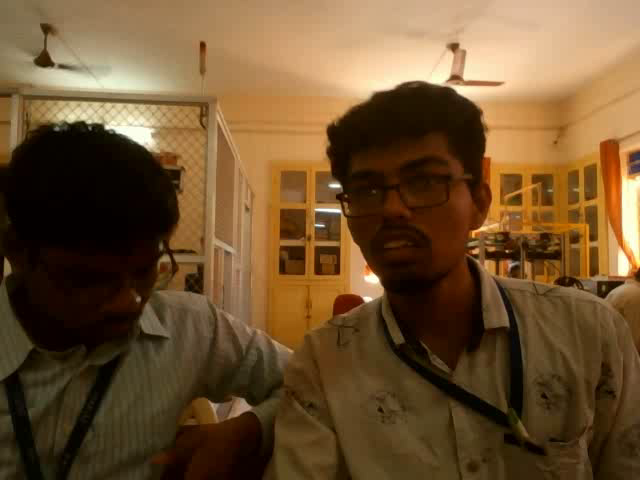
#> input picture frame 0 of image processing/main code/project.avi, 640 x 480 px, given in place of the camera
$ python IP2.py
#> lines starting #> are read from the running program, lines starting #| are printed output that depends on the picture; after the words box and inside, x2 and y2 are one past the last pixel; in counts of white or black regions, pixels touching at a corner belong together
# In this python file the frame get read and saved in the video form.

# importing libraries
import numpy as np
import cv2 as cv
import math

# Create a VideoCapture object and read from input file
cap = cv.VideoCapture(0)
fourcc=cv.VideoWriter_fourcc(*'DIVX')
out = cv.VideoWriter('project.avi', fourcc, 1, (640, 480))

# Check if camera opened successfully
if (cap.isOpened()== False):
	print("Error opening video file")

# input parameters

# rectangle
Length_rectangle=203 # length
width_rectangle=293  # width
rectangle_range1,rectangle_range2=40000,50000  # area of rectangle varies

# square
square_range1,square_range2=35000,40000
size=160

# circle
circles_area1,circles_area2=0,0
major_radius=0
minor_radius=0

# Read until video is completed
while(cap.isOpened()):

# Capture frame-by-frame
	ret, frame = cap.read()
#> frame is the input picture: shape (480, 640, 3); mean B, G, R 47.5, 81, 109.7
	if ret == True:

        # save the frame
		out.write(frame)
		shape=frame.shape[:2]
#> shape = (480, 640)

        # object detection
		imgray = cv.cvtColor(frame, cv.COLOR_BGR2GRAY)
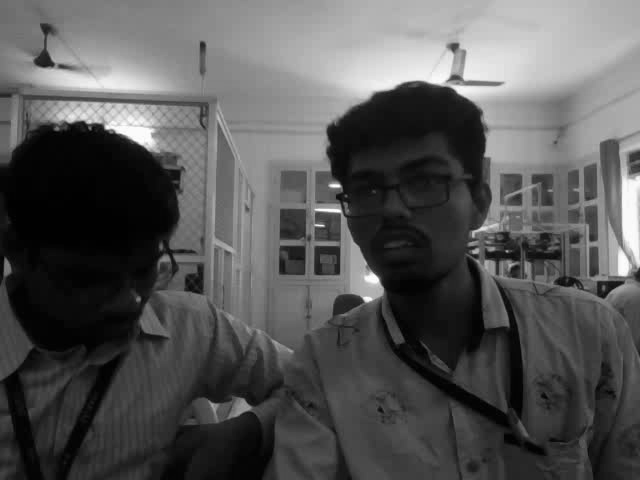
#> imgray: shape (480, 640); min 0, max 255, mean 85.7
		ret,treshold = cv.threshold(imgray,215,510,cv.THRESH_BINARY)
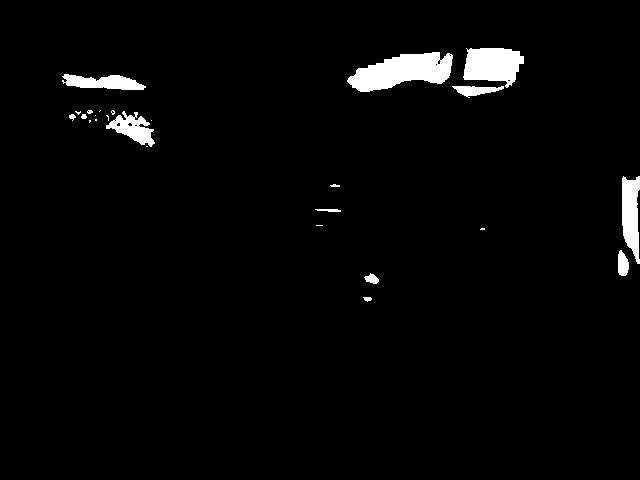
#> treshold: shape (480, 640); 2.7% white; 25 white regions (12 under 20 px)

        # object location
		contours, hierarchy = cv.findContours(treshold, cv.RETR_TREE, cv.CHAIN_APPROX_NONE)
#> contours = 35 contours, 25 with area under 20; largest, box (x1, y1, x2, y2) and area: (347, 52, 453, 92) 2515, (463, 48, 524, 88) 1666, (622, 176, 640, 264) 1067, (62, 74, 146, 90) 778, (106, 111, 155, 147) 756

        # identifying the maxmium values to remove noise
		maxlen=len(contours[0])
#> maxlen = 18
		index=0
		for cnt in range(len(contours)):
			v=len(contours[cnt])
			if maxlen<v:
				maxlen=v
				index=cnt
#> this loop made 35 passes
#> (v, maxlen) on passes 2, 3, 8, 30: (33, 33), (56, 56), (196, 196), (254, 254)
#> v on passes 1, 4, 5, 6, 7, 9: 18, 9, 12, 51, 19, 2
#> after the loop, index = 29; maxlen = 254

		main_zone=contours[index]
#> main_zone = contour of 254 points, box (x1, y1, x2, y2) (347, 52, 453, 92), area 2515
		approx = cv.approxPolyDP(main_zone, 0.01*cv.arcLength(contours[index], True), True)
#> approx = contour of 14 points, box (x1, y1, x2, y2) (347, 52, 453, 92), area 2585

        # rectangle & square
		if len(approx) == 4:

			x,y,w,h=cv.boundingRect(main_zone) # collecting positions

			length=(x+w)-x
			width=(y+h)-y
			aspect_ratio = float(w) / float(h)
			area=cv.contourArea(main_zone)

            # sqaure
			if aspect_ratio >= 0.95 and aspect_ratio <= 1.05: # center moment is same
				print("Square")

                # desire object sizes
				if rectangle_range1<area>rectangle_range2 and length==Length_rectangle and width==width_rectangle:

					new_frame=cv.rectangle(frame,(x,y),(x+w,y+h),(0,0,255),1)
					new_image=frame[y:y+h+1,x:x+w+1] # new image after segmentation

				else:
					print("OBJECT IS  BREAK")
					continue

            # rectangle
			else:
				print("Rectangle")

				if square_range1<area>square_range1 and length==size==width: # checking for dimension satisfaction

					new_frame=cv.rectangle(frame,(x,y),(x+w,y+h),(0,0,255),1)
					new_image=frame[y:y+h+1,x:x+w+1] # new image after segmentation

				else:
					print("OBJECT IS  BREAK")
					continue

		else:
			if len(approx)>15:
				print("circle")
				Area_cir=cv.contourArea(main_zone)
				circles = cv.HoughCircles(imgray, cv.HOUGH_GRADIENT, 1, 200, param1=100, param2=30, minRadius=0, maxRadius=0)
				x,y,r = np.round(circles[0, :]).astype("int").flatten()

                # detemine major and minor diameter
				data1=[]
				for i in range(0,len(main_zone)):
					b=(main_zone[i].flatten())
					b1=list(b.tolist())
					va=int(math.dist((x,y),b1))
					data1.append(va)

				minimum=min(data1)
				maximum=max(data1)

				location1=data1.index(minimum)
				location2=data1.index(maximum)

				cv.circle(frame,(data1[location1].flatten().tolist()),1,(0,255,0),-1)
				cv.circle(frame,(data1[location2].flatten().tolist()),1,(0,255,0),-1)

				# desire object sizes
				if (circles_area1<Area_cir>circles_area2) and ((maximum,minimum) in range (minor_radius,minor_radius)):

					# segmentation through maximum points
					leftmost=tuple(main_zone[main_zone[:,:,0].argmin()][0])
					rightmost=tuple(main_zone[main_zone[:,:,0].argmax()][0])
					topmost=tuple(main_zone[main_zone[:,:,1].argmin()][0])
					bottommost=tuple(main_zone[main_zone[:,:,1].argmax()][0])

                    # new image after segmentation
					new_image=frame[topmost[1]:bottommost[1],leftmost[0]:rightmost[0]]

				else:
					print("OBject break")
					continue

        # background subtraction


        # Display the resulting frame
		cv.imshow('Frame', frame)
		cv.imshow("B & W", imgray)
		cv.imshow('detection',treshold)
#> (the run stopped early here; a loop or call above may not have finished)
